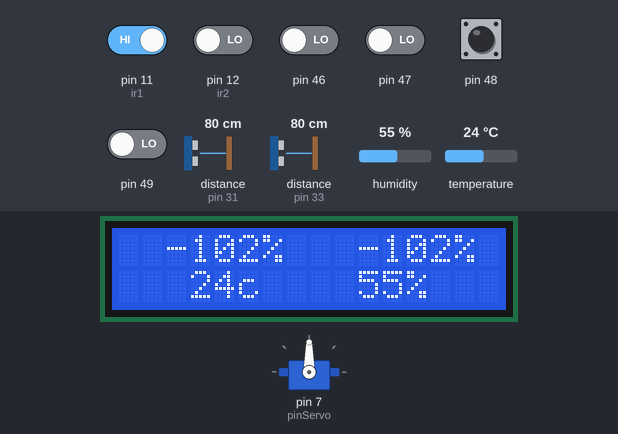
Bench run of a sketch on a simulated Arduino Mega 2560, built with avr-gcc and run on an emulated ATmega2560. Parts: 16×2 character LCD, servo. The inputs (shaded band) are chosen by the test bench; at power-on: pin 11 (ir1), pin 48 HIGH, pin 12 (ir2), pin 46, pin 47, pin 49 LOW, humidity 55 %, distance to the obstacle (sensors on pin 31, pin 33) 80 cm, temperature 24 °C. The echo pulse lasts 58.3 µs per cm; what the sketch prints to the serial monitor is not drawn.

Above: at 1.2 s.
1.3 s: pin 12 (ir2) driven HIGH
At 2.6 s:
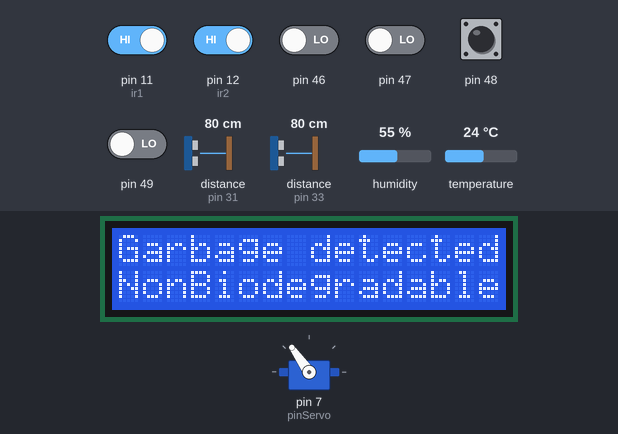
4.3 s: humidity set to 22 %
At 5.8 s:
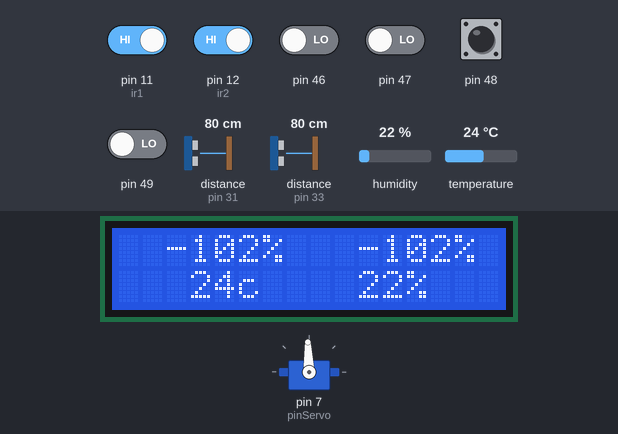
6.2 s: distance to the obstacle (sensor on pin 31) set to 2 cm
At 7.0 s:
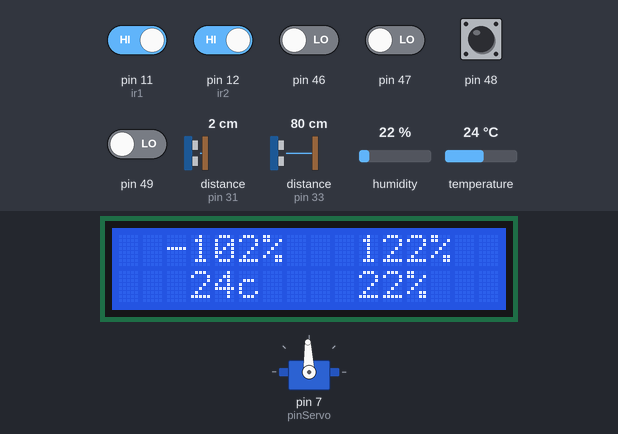
7.8 s: distance to the obstacle (sensor on pin 33) set to 2 cm
At 8.6 s:
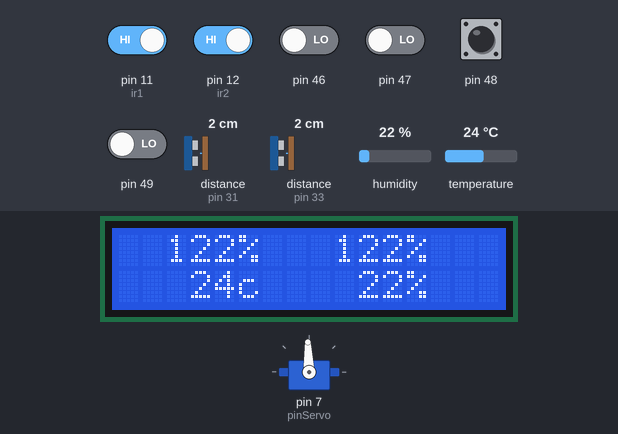
9.5 s: distance to the obstacle (sensor on pin 31) set to 9 cm
At 10.8 s:
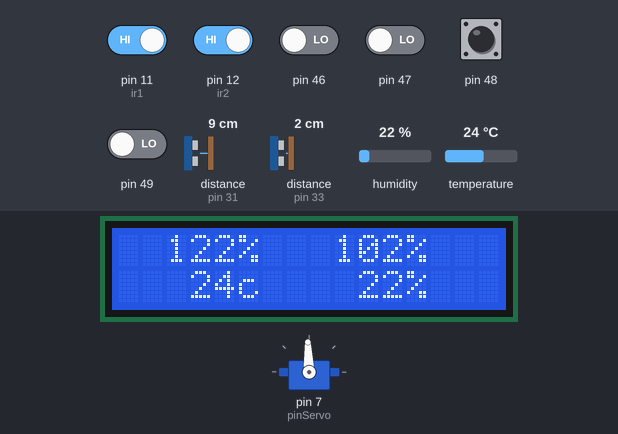
11.1 s: temperature set to 12 °C
At 11.8 s:
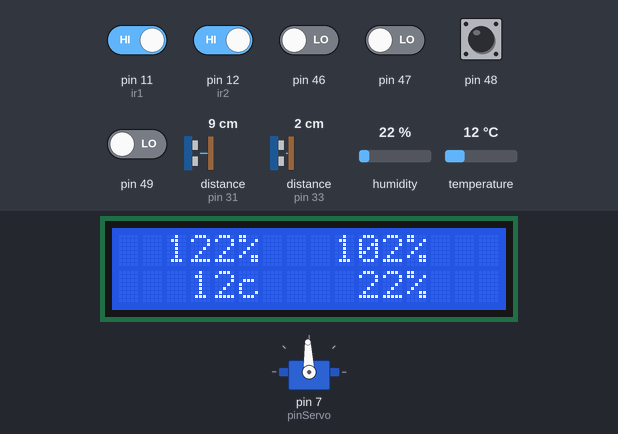
Timing chart, 0 to 13.7 s (numbered marks = the images above; inputs shaded):
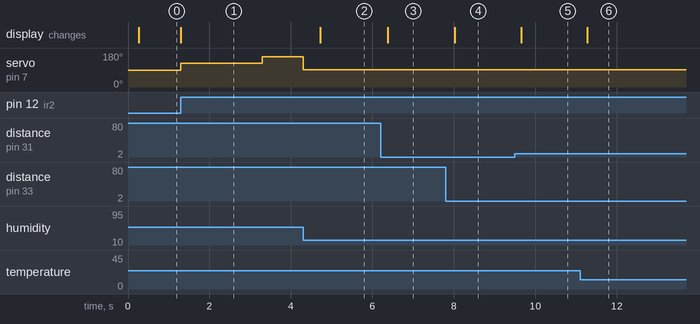

Measured:
- after the input at 1.3 s, servo on pin 7 (pinServo): 90° → 125° at once, → 160° 2.0 s later
- after the input at 4.3 s, the display: changes after 0.42 s (image 2)
- after the input at 6.2 s, the display: changes after 0.18 s (image 3)
- after the input at 7.8 s, the display: changes after 0.22 s (image 4)
- after the input at 9.5 s, the display: changes after 0.15 s (image 5)
- after the input at 11.1 s, the display: changes after 0.18 s (image 6)

The sketch:

SmartBin.ino
```cpp
//gsm connected to seril3
//init gsm communication


#include <dht.h>
#include <SoftwareSerial.h>
#include <Servo.h>
#include <NewPing.h>
#include <LiquidCrystal_I2C.h>
#include "constants.h"

dht DHT;
Servo servo;
NewPing range2(pinUSonic::echo1, pinUSonic::trig1,MAX);
NewPing range1(pinUSonic::echo2, pinUSonic::trig2,MAX);
LiquidCrystal_I2C lcd(0x27, 16, 2);

void setup() {
  lcd.begin();
  lcd.clear();
  lcd.backlight();
  lcdPrint("   SMART BIN    ","BOOTING UP . . .");
  Serial.begin(9600);
  servo.attach(pinServo);
  pinMode(46,INPUT);
  pinMode(47,INPUT);
  pinMode(48,INPUT);
  pinMode(49,INPUT);

}

void loop() {
  DHT.read11(pinDht);
  if(DHT.temperature>0 && DHT.humidity>0){
    temp = DHT.temperature;
    humid = DHT.humidity;
  }
  bin1 = map(range1.ping_cm(),10,45,100,0);
  delay(100);
  bin2 = map(range2.ping_cm(),10,45,100,0);
  sprintf(strTemp1,"  %3d%s   %3d%s   ",bin1,"%", bin2,"%");
  sprintf(strTemp2,"   %2dc    %2d%s   ",temp, humid,"%");
  lcdPrint(strTemp1, strTemp2);
  Serial.println(String(temp) + "\t" + String(humid));
  while(!digitalRead(ir1) || !digitalRead(ir2)){
    bio = 0;
    for(int i=0; i<=BIOSAMPLES; i++){
      if(isBio()){
        bio--;
      }else{
        bio++;
      }
      delay(250);
    }
    if(bio<=-BIOSAMPLES||bio>=BIOSAMPLES){
      if(bio<=-BIOSAMPLES){
        lcdPrint("Garbage detected", "NonBiodegradable");
        Serial.println("Non Biodegradable");
        servo.write(plate::nonbio-35);
        while(!digitalRead(ir1)||!digitalRead(ir2));
        delay(2000);
        servo.write(plate::nonbio);
        delay(1000);
        servo.write(plate::flat);
      }else if(bio>=BIOSAMPLES){
        lcdPrint("Garbage detected", "Biodegradable");
        Serial.println("Biodegradable");
        servo.write(plate::bio+35);
        while(!digitalRead(ir1)||!digitalRead(ir2));
        delay(2000);
        servo.write(plate::bio);
        delay(1000);
        servo.write(plate::flat);
      }
      bio = 0;
    }
  }

  delay(250);

}

void lcdPrint(char * str1, char * str2) {
  lcd.setCursor(0,0);
  lcd.print(str1);
  lcd.setCursor(0,1);
  lcd.print(str2);
}


bool isBio(){
  if(digitalRead(46)||digitalRead(47)||!digitalRead(48)||!digitalRead(49)) return true;
  else return false;
}
```

constants.h
```cpp
#ifndef BIN_CONSTS
#define BIN_CONSTS

#define pinDht 10
#define pinServo 7
#define ir1 11
#define ir2 12
#define MAX 200
#define BIOSAMPLES 3

int bin1, bin2, bio = 0;
int temp, humid;
bool cap, ind;
char strTemp1[32],strTemp2[32];
const char * phoneNum = "0999999999";
const char * cmd[] = {"TRASH", "TESTS"};

struct plate {
    static const int flat = 92;
    static const int bio = 20;
    static const int nonbio = 160;
};

struct pinUSonic {
    static const int echo1 = 30;
    static const int trig1 = 31;
    static const int echo2 = 32;
    static const int trig2 = 33;
};

class smsSerial {
  public:
    smsSerial(byte rxPin, byte txPin) : textMessage(""),  _softSer(rxPin, txPin) {

    }
    ~smsSerial() {

    }
    void begin(unsigned int baud_rate) {
      _softSer.begin(baud_rate);
    }

    void recv_msg(String &textMessage){
      _softSer.print("AT+ CMGF=1\r");
      delay(50);
      _softSer.print("AT+CNMI=2,2,0,0,0\r");
      delay(50);
      if(_softSer.available()){
        while (_softSer.available())
        {
          textMessage += char(_softSer.read());
        }

        delay(100);
        Serial.println(textMessage);
        delay(100);
        if (textMessage.length() >= 53) {
            _softSer.print("AT+CMGD=1,3\r"); //deletes recv read sms
        }
        if(textMessage.indexOf(cmd[0])>=0) {
          textMessage = "";
          send_msg(textMessage, phoneNum);
        } else if(textMessage.indexOf(cmd[1]) > 0){
          textMessage = "";
          send_msg(textMessage, phoneNum);
        }
        textMessage = "";
      }
    }

    void send_msg(String txt, String number){
      _softSer.print("AT+CMGF=1\r");
      delay(100);
      _softSer.println("AT+CMGS=\""+ number +"\"");
      delay(100);
      _softSer.println(txt);
      delay(100);
      _softSer.println((char)26);
      delay(1000);
      _softSer.println();
      delay(2000);
    }
  private:
    SoftwareSerial _softSer;
    String textMessage;
};

#endif
```
